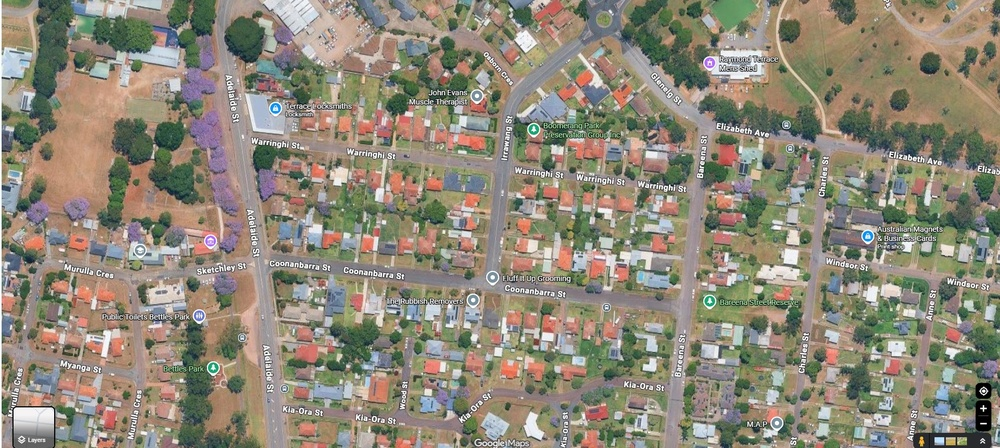
#> input picture big.jpg, 1000 x 448 px, shrunk from 1847 x 827 before the run
$ python visual_search.py
#> lines starting #> are read from the running program, lines starting #| are printed output that depends on the picture
import cv2
import numpy as np

def locate_with_features(main_image_path, template_image_path, output_path="result_feature.jpg"):
#> called with main_image_path = 'big.jpg', template_image_path = 'small.jpg', output_path = 'result_feature.jpg'
    img_main = cv2.imread(main_image_path)
#> img_main is the input picture: shape (448, 1000, 3); mean B, G, R 119.9, 135.8, 142.6
    img_template = cv2.imread(template_image_path)
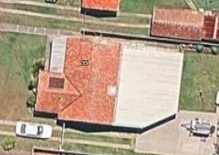
#> input picture small.jpg, 219 x 155 px, shrunk from 405 x 287 before the run
#> img_template is the input picture: shape (155, 219, 3); mean B, G, R 136, 157.5, 178.6

    if img_main is None or img_template is None:
        print("Error: Could not load images.")
        return

    gray_main = cv2.cvtColor(img_main, cv2.COLOR_BGR2GRAY)
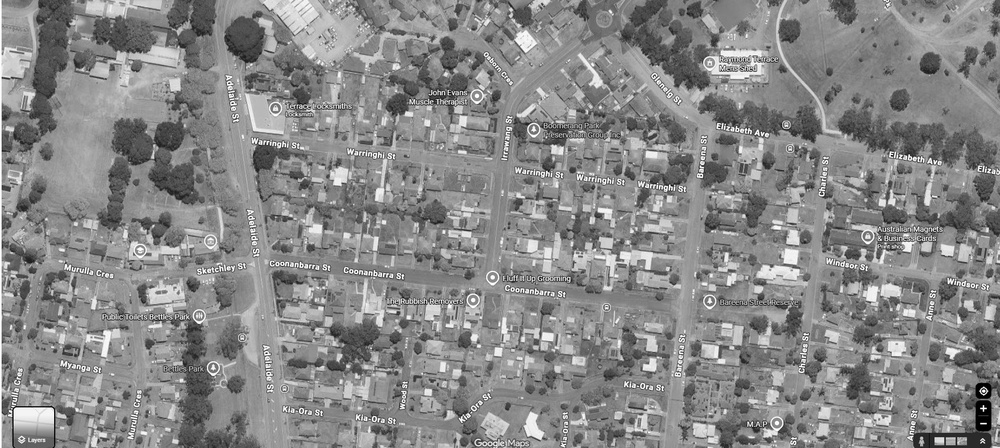
#> gray_main: shape (448, 1000); min 0, max 255, mean 136
    gray_template = cv2.cvtColor(img_template, cv2.COLOR_BGR2GRAY)
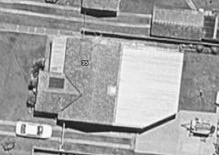
#> gray_template: shape (155, 219); min 7, max 255, mean 161.4

    # 1. Initialize SIFT (SIFT handles complex satellite textures much better than ORB)
    sift = cv2.SIFT_create()

    kp_template, des_template = sift.detectAndCompute(gray_template, None)
#> kp_template = 491 keypoints; strongest (x, y, size): (173, 117, 3.2), (34, 90, 1.9), (36, 150, 2.6), (206, 136, 2.5)
    kp_main, des_main = sift.detectAndCompute(gray_main, None)
#> kp_main = 5664 keypoints; strongest (x, y, size): (983, 408, 3.1), (983, 391, 4.8), (982, 440, 3.4), (921, 438, 2)

    if des_template is None or des_main is None:
        print("Error: Could not find features.")
        return

    # 2. Use a FLANN-based matcher for high accuracy with SIFT
    FLANN_INDEX_KDTREE = 1
    index_params = dict(algorithm=FLANN_INDEX_KDTREE, trees=5)
    search_params = dict(checks=50)
    flann = cv2.FlannBasedMatcher(index_params, search_params)

    # Find the top 2 nearest neighbors for each feature point
    matches = flann.knnMatch(des_template, des_main, k=2)
#> matches = 491 matches
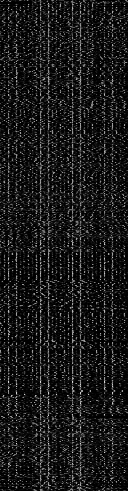
#> des_template: shape (491, 128) float32; min 0, max 220, mean 25.3

    # 3. Apply Lowe's Ratio Test (CRITICAL: Filters out false matches)
    good_matches = []
    for m, n in matches:
        if m.distance < 0.7 * n.distance:
            good_matches.append(m)
#> after the loop, good_matches = 8 matches

    # 4. Draw bounding box if we have reliable matches
    MIN_MATCH_COUNT = 4
    if len(good_matches) >= MIN_MATCH_COUNT:
        print(f"Success! Found {len(good_matches)} strictly verified matching points.")
#| Success! Found 8 strictly verified matching points.

        src_pts = np.float32([kp_template[m.queryIdx].pt for m in good_matches]).reshape(-1, 1, 2)
#> src_pts = [[56.38, 61.42], [91.9, 33.6], [112.3, 67.48], [159.6, 37.24], [171.5, 59.99], [173.9, 57.66], [192.5, 19.76], [192.5, 19.76]]
        dst_pts = np.float32([kp_main[m.trainIdx].pt for m in good_matches]).reshape(-1, 1, 2)
#> dst_pts = [[517.9, 242], [288.1, 322.1], [526.6, 243.6], [534.4, 238.4], [536.4, 241.6], [536.4, 241.6], [539.4, 235.6], [539.4, 235.6]]

        # RANSAC will ignore any remaining outliers automatically
        M, mask = cv2.findHomography(src_pts, dst_pts, cv2.RANSAC, 5.0)
#> M = [[0.132, -1.1, 512.7], [-0.00301, -0.344, 232.9], [-1.25e-05, -0.00205, 1]]; mask = [1, 0, 1, 1, 1, 1, 1, 1]

        h, w = gray_template.shape
#> h = 155; w = 219
        pts = np.float32([[0, 0], [0, h - 1], [w - 1, h - 1], [w - 1, 0]]).reshape(-1, 1, 2)
#> pts = [[0, 0], [0, 154], [218, 154], [218, 0]]
        dst = cv2.perspectiveTransform(pts, M)
#> dst = [[512.7, 232.9], [500.9, 262.7], [545, 262.8], [542.9, 232.9]]

        # Draw a thick bright green box around the house
        result_img = cv2.polylines(img_main, [np.int32(dst)], True, (0, 255, 0), 4, cv2.LINE_AA)

        cv2.imwrite(output_path, result_img)
        print(f"Saved exact boundary result to {output_path}")
    else:
        print(f"Not enough high-quality matches found ({len(good_matches)}/{MIN_MATCH_COUNT}).")

# Run the function
locate_with_features("big.jpg", "small.jpg")
